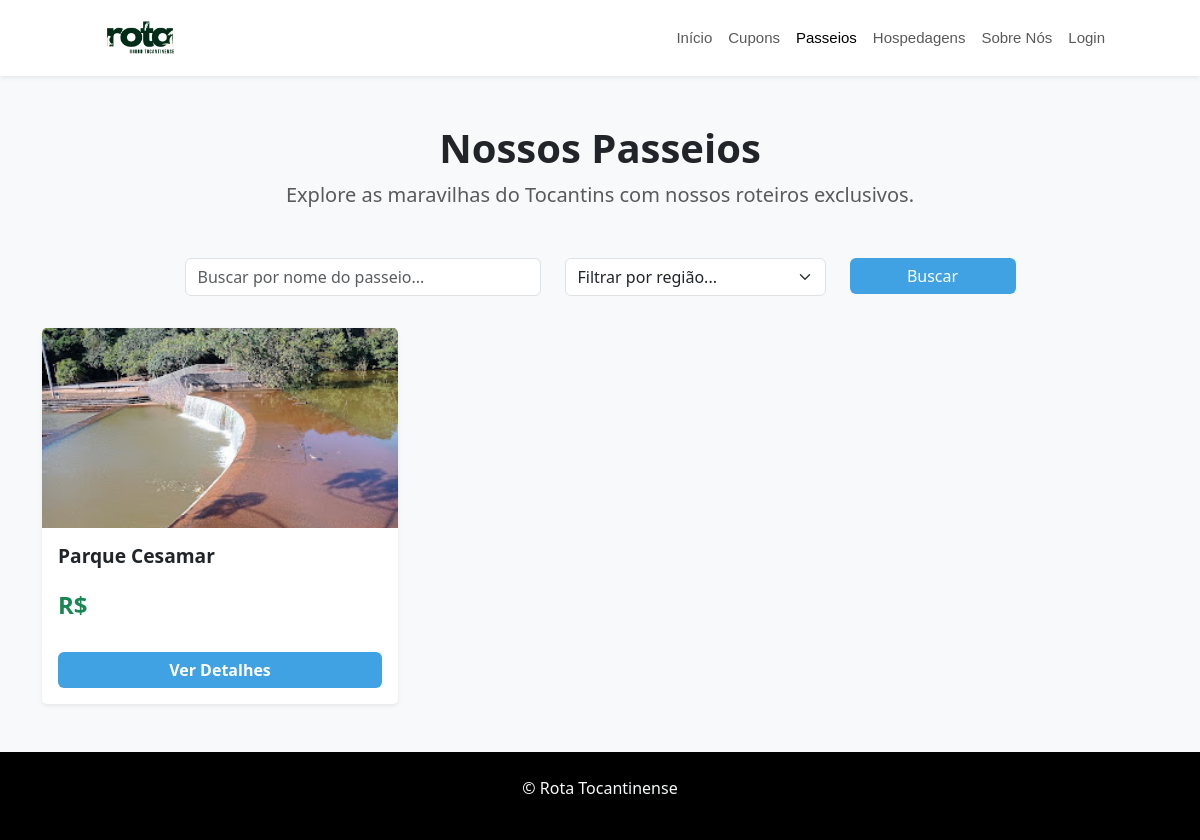
Before: /passeios/ with the older database file.
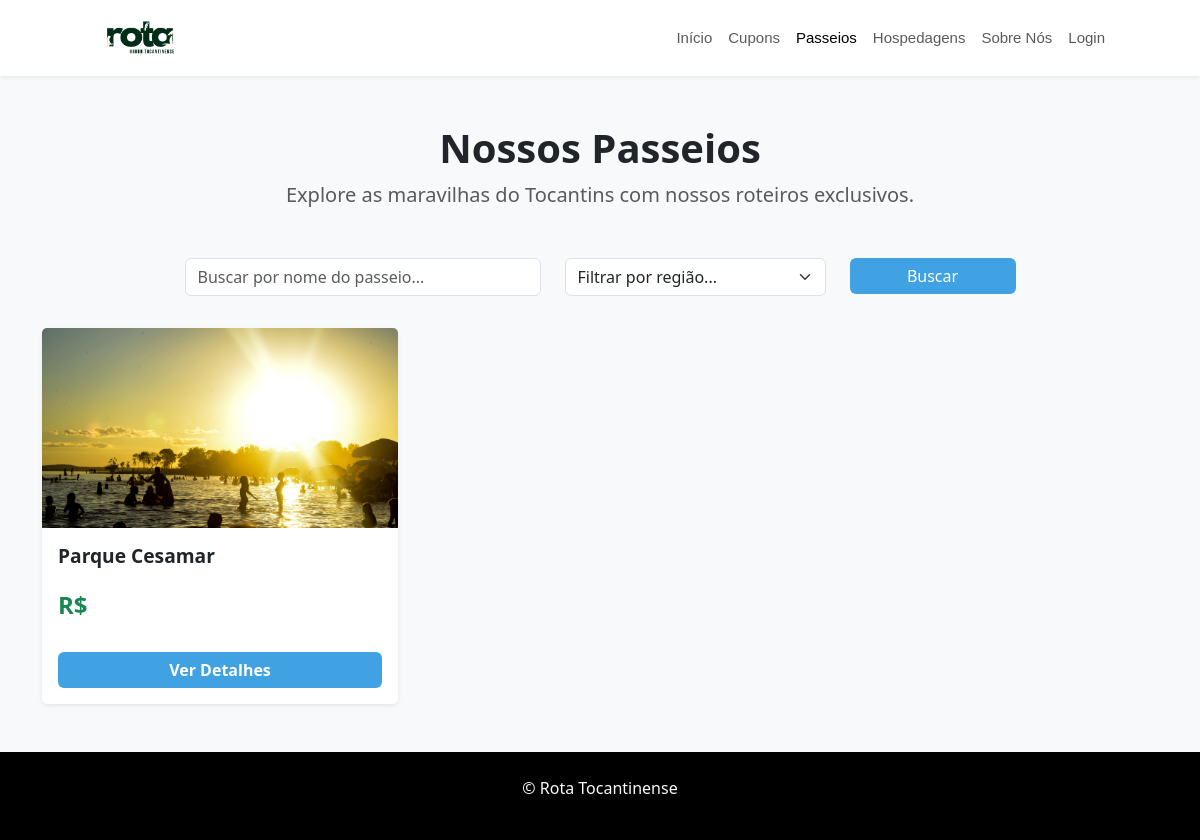
After: the same page with the newer database file.
### Home/models.py (models this page shows, shortened)
class Passeio(models.Model):
    nome = models.CharField(max_length=100)
    imagem = models.ImageField(upload_to='passeios/')
    descricao = models.TextField(default='')
    localizacao = models.CharField(max_length=255, blank=True)
    telefone = models.CharField(max_length=20, blank=True)
    valores = models.CharField(max_length=100, blank=True)
    horarios = models.CharField(max_length=100, blank=True)
    redes_sociais = models.URLField(blank=True)
    mapa_link = models.URLField(max_length=500, blank=True, help_text="Cole o link do Google Maps aqui")

### Home/views.py (the view)
# urls.py: path('passeios/', views.passeios, name='passeios'),
def passeios(request):
    query = request.GET.get('q')
    if query:
        passeios = Passeio.objects.filter(nome__icontains=query)
    else:
        passeios = Passeio.objects.all()
    return render(request, 'home/passeios.html', {'passeios': passeios})

### templates/home/passeios.html (shortened to what this page needs)
{% load static %}
<!DOCTYPE html>
<html lang="pt-br">
<head>
    <link rel="stylesheet" href="{% static 'css/style.css' %}">
    <link href="https://cdn.jsdelivr.net/npm/bootstrap@5.3.3/dist/css/bootstrap.min.css" rel="stylesheet">
</head>
<body class="bg-light d-flex flex-column min-vh-100">
    <nav class="navbar navbar-expand-lg navbar-light bg-white shadow-sm">
        <div class="container">
            <a class="navbar-brand fw-bold" href="{% url 'inicio' %}">
                <img src="{% static 'img/Design sem nome.png' %}" alt="Logo Rota Tocantinense" height="50">
            </a>
            <div class="collapse navbar-collapse justify-content-end" id="navbarNav">
                <ul class="navbar-nav">
                    <li class="nav-item"><a class="nav-link" href="{% url 'inicio' %}">Início</a></li>
                    <li class="nav-item"><a class="nav-link" href="{% url 'cupons' %}">Cupons</a></li>
                    <li class="nav-item"><a class="nav-link active" href="{% url 'passeios' %}">Passeios</a></li>
                    <li class="nav-item"><a class="nav-link" href="#">Hospedagens</a></li>
                    <li class="nav-item"><a class="nav-link" href="{% url 'sobrenos' %}">Sobre Nós</a></li>
                    <li class="nav-item">
                        {% if user.is_authenticated %}
                            <a class="nav-link" href="{% url 'perfil' %}">{{ user.first_name|default:user.username }}</a>
                        {% else %}
                            <a class="nav-link" href="{% url 'login' %}">Login</a>
                        {% endif %}
                    </li>
                </ul>
            </div>
        </div>
    </nav>
    <div class="container my-5 flex-grow-1">
        <div class="text-center mb-5">
            <h1 class="fw-bold">Nossos Passeios</h1>
            <p class="lead text-muted">Explore as maravilhas do Tocantins com nossos roteiros exclusivos.</p>
        </div>
        <div class="row mb-4 justify-content-center">
            <div class="col-md-4 mb-2">
                <input type="text" class="form-control" placeholder="Buscar por nome do passeio...">
            </div>
            <div class="col-md-3 mb-2">
                <select class="form-select">
                    <option selected>Filtrar por região...</option>
                </select>
            </div>
            <div class="col-md-2 mb-2">
                 <button class="btn btn-primary w-100">Buscar</button>
            </div>
        </div>
        <div class="row row-cols-1 row-cols-md-2 row-cols-lg-3 g-4">
            {% for passeio in passeios %}
            <div class="col">
                <div class="card h-100 shadow-sm border-0">
                    <img src="{{ passeio.imagem.url }}" class="card-img-top" alt="{{ passeio.nome }}" style="height: 200px; object-fit: cover;">
                    <div class="card-body d-flex flex-column">
                        <h5 class="card-title fw-bold">{{ passeio.nome }}</h5>
                        <p class="card-text h4 fw-bold text-success">R$ {{ passeio.preco|floatformat:2 }}</p>
                    </div>
                    <div class="card-footer bg-white border-0 p-3">
                        <a href="#" class="btn btn-primary w-100 fw-bold">Ver Detalhes</a>
                    </div>
                </div>
            </div>
            {% empty %}
            <div class="col-12">
                <div class="alert alert-info text-center" role="alert">
                    Nenhum passeio encontrado. Em breve teremos novas aventuras!
                </div>
            </div>
            {% endfor %}
        </div>
    </div>
    <footer class="bg-black text-light py-4">
        <div class="container text-center">
            <p>© Rota Tocantinense</p>
        </div>
    </footer>
 </body>
 </html>

Changed rows visible on the page:
changed Passeio "Parque Cesamar": imagem: a different picture
